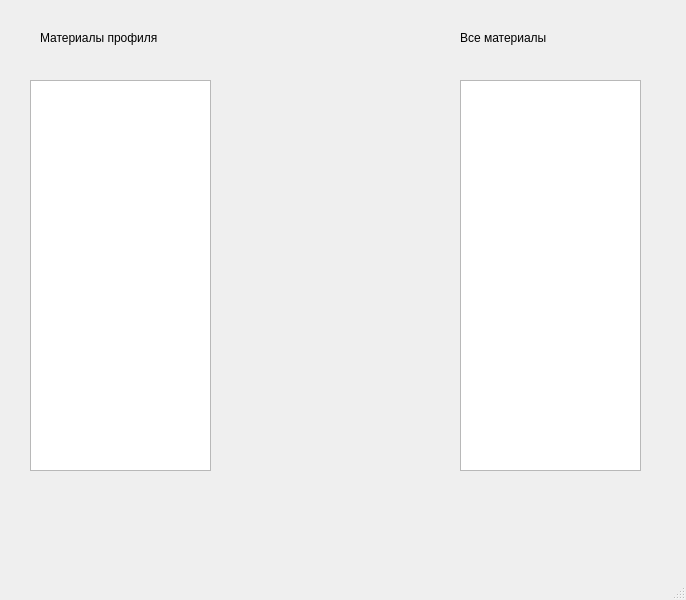
<?xml version="1.0" encoding="UTF-8"?>
<ui version="4.0">
 <class>MainWindow</class>
 <widget class="QMainWindow" name="MainWindow">
  <property name="geometry">
   <rect>
    <x>0</x>
    <y>0</y>
    <width>686</width>
    <height>600</height>
   </rect>
  </property>
  <property name="windowTitle">
   <string>MainWindow</string>
  </property>
  <widget class="QWidget" name="centralwidget">
   <widget class="QListWidget" name="prof_material_wid">
    <property name="geometry">
     <rect>
      <x>30</x>
      <y>80</y>
      <width>181</width>
      <height>391</height>
     </rect>
    </property>
   </widget>
   <widget class="QListWidget" name="all_materials_wid">
    <property name="geometry">
     <rect>
      <x>460</x>
      <y>80</y>
      <width>181</width>
      <height>391</height>
     </rect>
    </property>
   </widget>
   <widget class="QLabel" name="label">
    <property name="geometry">
     <rect>
      <x>40</x>
      <y>30</y>
      <width>151</width>
      <height>16</height>
     </rect>
    </property>
    <property name="text">
     <string>Материалы профиля</string>
    </property>
   </widget>
   <widget class="QLabel" name="label_2">
    <property name="geometry">
     <rect>
      <x>460</x>
      <y>30</y>
      <width>151</width>
      <height>16</height>
     </rect>
    </property>
    <property name="text">
     <string>Все материалы</string>
    </property>
   </widget>
  </widget>
  <widget class="QMenuBar" name="menubar">
   <property name="geometry">
    <rect>
     <x>0</x>
     <y>0</y>
     <width>686</width>
     <height>21</height>
    </rect>
   </property>
  </widget>
  <widget class="QStatusBar" name="statusbar"/>
 </widget>
 <resources/>
 <connections/>
</ui>
